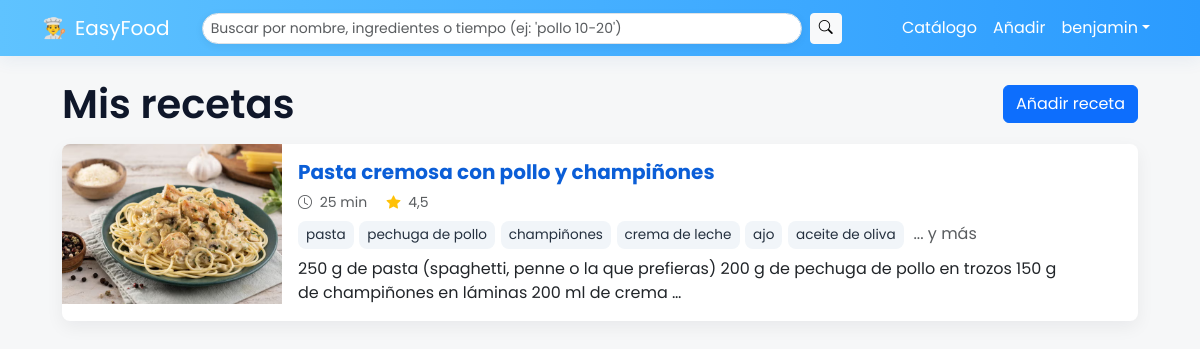
/my-recipes/ (signed in), run on the app's committed database.
### recipes/models.py (models this page shows, shortened)
class Recipe(models.Model):
    title = models.CharField(max_length=255)
    description = models.TextField(blank=True)
    estimated_time = models.PositiveIntegerField(null=True, blank=True)
    preparation = models.TextField(blank=True)
    author = models.ForeignKey(User, null=True, blank=True, on_delete=models.SET_NULL, related_name='recipes')
    ingredients = models.ManyToManyField(Ingredient, related_name='recipes', blank=True)
    image = models.ImageField(upload_to='recipes/images/', null=True, blank=True)
    created_at = models.DateTimeField(auto_now_add=True)

class Ingredient(models.Model):
    name = models.CharField(max_length=200, unique=True)

### recipes/views.py (the view)
# urls.py: path('my-recipes/', views.my_recipes, name='my_recipes'),
@login_required(login_url='recipes:login')
def my_recipes(request):
    qs = Recipe.objects.filter(author=request.user).order_by('-created_at').select_related('author').prefetch_related('ingredients', 'ratings')
    qs = qs.annotate(avg_rating=Avg('ratings__value'))
    for r in qs:
        r.avg_rating = getattr(r, 'avg_rating', None)
        ur = r.ratings.filter(user=request.user).first()
        r.user_rating = ur.value if ur else None
    rating_choices = [1, 2, 3, 4, 5]
    return render(request, 'recipes/my_recipes.html', {'recipes': qs, 'rating_choices': rating_choices})

### templates/recipes/my_recipes.html
{% extends 'recipes/base.html' %}
{% block content %}
  <div class="d-flex justify-content-between align-items-center mb-3">
    <h1 class="mb-0">Mis recetas</h1>
    <a href="/recipe/add/" class="btn btn-primary">Añadir receta</a>
  </div>
  <div class="row gy-3">
    {% for r in recipes %}
      <div class="col-12">
        <div class="card list-card card-recipe">
          <div class="row g-0">
            {% if r.image %}
            <div class="col-md-3 img-col">
              <img src="{{ r.image.url }}" alt="{{ r.title }}">
            </div>
            <div class="col-md-9 content-col">
            {% else %}
            <div class="col-12 content-col">
            {% endif %}
              <div class="card-body">
                <div>
                  <h5 class="card-title"><a class="stretched-link text-decoration-none" href="{% url 'recipes:detail' r.pk %}">{{ r.title }}</a></h5>
                  <p class="card-text text-muted small mb-2"><i class="bi bi-clock me-1"></i> {{ r.estimated_time|default:'-' }} min &nbsp; <i class="bi bi-star-fill text-warning ms-2 me-1"></i> {% if r.avg_rating %}{{ r.avg_rating|floatformat:1 }}{% else %}Sin valor{% endif %}</p>
                  <p class="card-text text-muted mb-2">{% for i in r.ingredients.all|slice:":6" %}<span class="ingredient-badge">{{ i.name }}</span>{% endfor %}{% if r.ingredients.count > 6 %} <span class="text-muted">... y más</span>{% endif %}</p>
                </div>
                <div>
                  <p class="card-text">{{ r.description|striptags|truncatewords:28|linebreaksbr }}</p>
                </div>
              </div>
            </div>
          </div>
        </div>
      </div>
    {% empty %}
      <div class="col-12">
        <div class="alert alert-info">No has creado recetas todavía. Crea tu primera receta!</div>
      </div>
    {% endfor %}
  </div>
{% endblock %}

### templates/recipes/base.html (shortened to what this page needs)
<!doctype html>
<html lang="es">
  <head>
  <link href="https://cdn.jsdelivr.net/npm/bootstrap@5.3.0/dist/css/bootstrap.min.css" rel="stylesheet">
    <link href="https://cdn.jsdelivr.net/npm/bootstrap-icons@1.10.5/font/bootstrap-icons.css" rel="stylesheet">
    {% load static %}
    <link rel="stylesheet" href="{% static 'style/site.css' %}">
  </head>
  <body>
    <nav class="navbar navbar-expand-lg navbar-custom">
      <div class="container">
        <a class="navbar-brand d-flex align-items-center" href="{% url 'recipes:home' %}">
          <span class="brand-emoji">👨‍🍳</span>
          <span>EasyFood</span>
        </a>
        <form method="get" action="{% url 'recipes:list' %}" class="d-none d-md-flex nav-search mx-3" role="search">
          <input name="q" class="form-control form-control-sm me-2" type="search" placeholder="Buscar por nombre, ingredientes o tiempo (ej: 'pollo 10-20')" aria-label="Buscar" value="{{ q|default_if_none:'' }}">
          <button class="btn btn-light btn-search btn-sm" type="submit"><i class="bi bi-search"></i></button>
        </form>
        <div class="collapse navbar-collapse" id="navbarSupportedContent">
          <ul class="navbar-nav ms-auto mb-2 mb-lg-0 align-items-lg-center">
            <li class="nav-item"><a class="nav-link" href="{% url 'recipes:list' %}">Catálogo</a></li>
            <li class="nav-item"><a class="nav-link" href="/recipe/add/">Añadir</a></li>
            {% if user.is_authenticated %}
              <li class="nav-item dropdown">
                <a class="nav-link dropdown-toggle" href="#" id="userMenu" role="button" data-bs-toggle="dropdown" aria-expanded="false">{{ user.username }}</a>
              </li>
            {% else %}
              <li class="nav-item"><a class="nav-link" href="{% url 'recipes:login' %}">Iniciar sesión</a></li>
              <li class="nav-item"><a class="nav-link" href="{% url 'recipes:register' %}">Registrarse</a></li>
            {% endif %}
          </ul>
        </div>
      </div>
    </nav>
    <main class="container mt-4">
      {% block content %}{% endblock %}
    </main>
  </body>
</html>

### static/style/site.css (style rules this page uses)
:root { --brand-bg: #5fc3ff; --brand-bg-2: #2b9bff; --brand-contrast: #ffffff; --muted-card: #f8f9fa; }
.navbar-brand, .nav-link { color: var(--brand-contrast) !important; }
.navbar-custom { background: linear-gradient(90deg,var(--brand-bg), var(--brand-bg-2)); box-shadow: 0 4px 18px rgba(43,99,160,0.08); }
body { background: #f6f7f8; color: #0f172a; font-family: 'Poppins', system-ui, -apple-system, 'Segoe UI', Roboto, 'Helvetica Neue', Arial; }
h1,h2,h3,h4,h5,h6 { font-family: 'Poppins', system-ui, -apple-system, 'Segoe UI', Roboto, 'Helvetica Neue', Arial; font-weight:600; }
main.container { max-width: 1100px; padding-bottom: 3.5rem; }
.brand-emoji { margin-right: 8px; }
.card.card-recipe { overflow: hidden; border: none; border-radius: .5rem; background: #fff; box-shadow: 0 6px 18px rgba(16,24,40,0.06); }
.card.card-recipe .row { height: 100%; align-items: stretch; }
.nav-search { max-width: 640px; width: 100%; }
.nav-search .form-control { border-radius: 999px; box-shadow: 0 2px 8px rgba(16,24,40,0.06); }
.ingredient-badge { background: #f1f5f9; color: #24303f; border-radius: .5rem; padding: .25rem .5rem; margin-right: .35rem; font-size: .85rem; display:inline-block; }
.list-card { border-radius: .6rem; overflow: hidden; border: 1px solid rgba(15,23,42,0.04); background: #fff; box-shadow: 0 8px 20px rgba(16,24,40,0.04); }
.list-card .row { align-items: stretch; }
.list-card .img-col { padding: 0; flex: 0 0 220px; max-width: 220px; }
.list-card .img-col img { width:100%; height:160px; object-fit:cover; display:block; }
.list-card .content-col { display:flex; flex-direction:column; }
.list-card .card-body { display:flex; flex-direction:column; justify-content:space-between; height:100%; }
.list-card .card-title a { color: #0b5ed7; font-weight:700; }

### data on the page
Recipe: image (picture), title "Pasta cremosa con pollo y champiñones", estimated_time "25", avg_rating "4,5", shows "... y más", description "250 g de pasta (spaghetti, penne o la que prefieras) 200 g de pechuga de pollo en trozos 150 g de champiñones en láminas 200 ml de crema …"
Ingredient: name "pasta"
Ingredient: name "pechuga de pollo"
Ingredient: name "champiñones"
Ingredient: name "crema de leche"
Ingredient: name "ajo"
Ingredient: name "aceite de oliva"

### other printed values
{{ user.username }} "benjamin"
